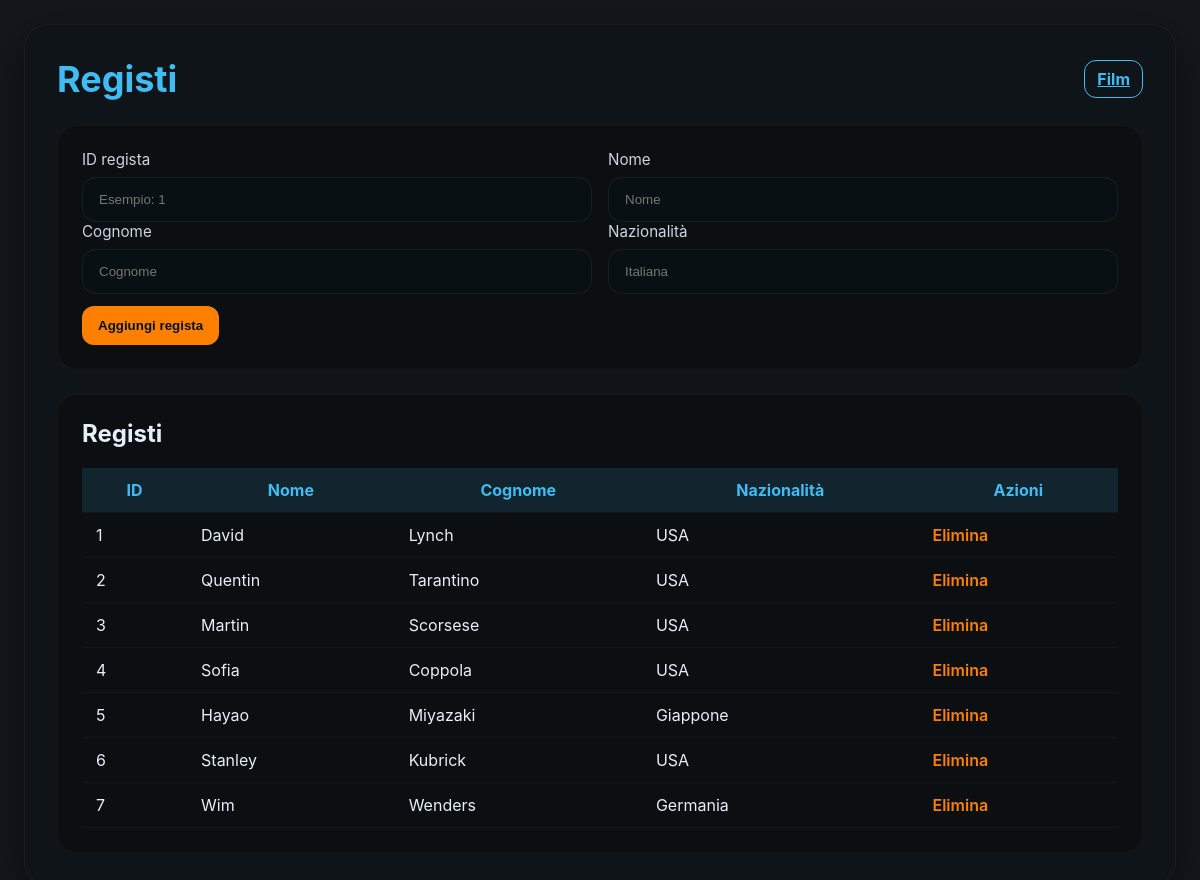
The page /registi.php on the database as committed earlier.
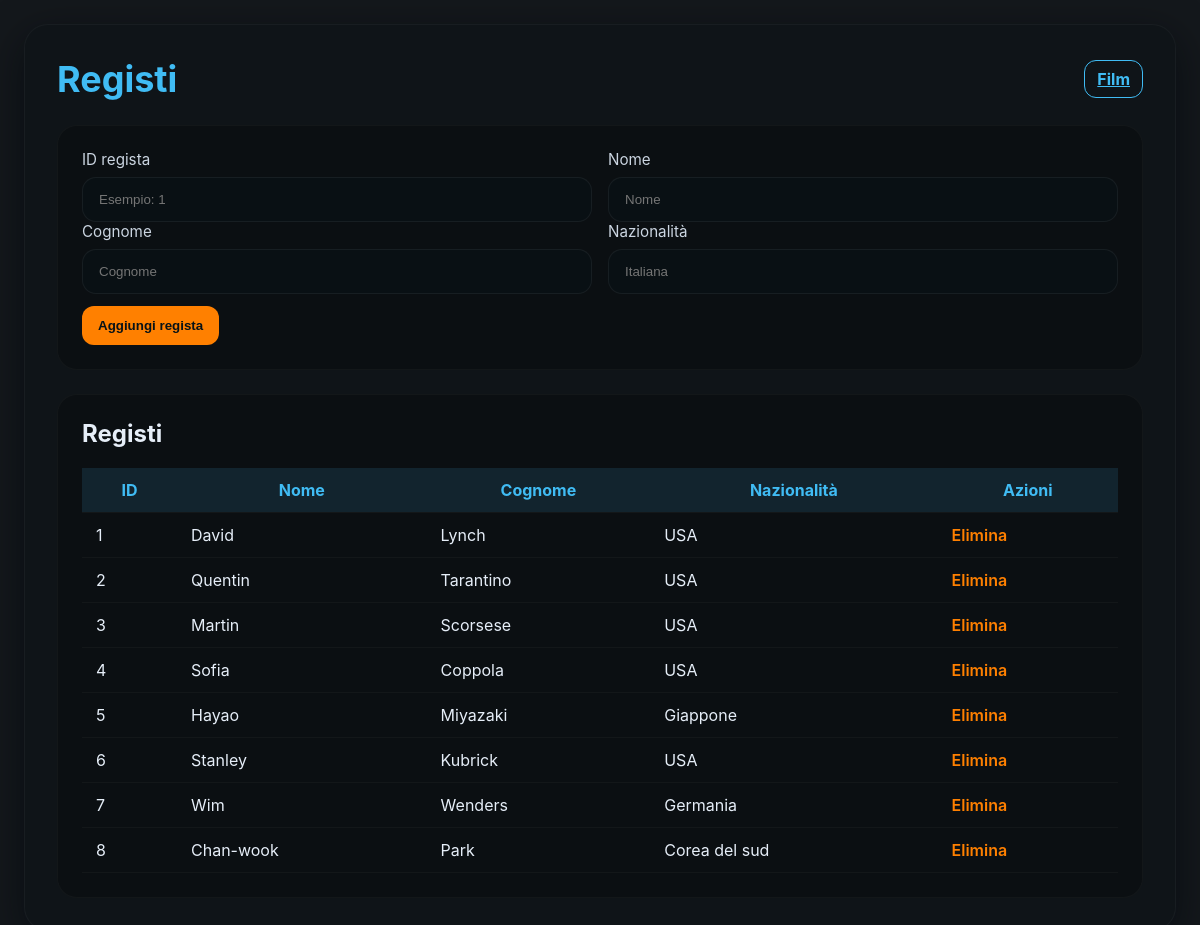
The same page on the database as committed later.
### tables this page shows
CREATE TABLE `Registi` (
  `id_regista` int(11) NOT NULL,
  `nome` varchar(50) NOT NULL,
  `cognome` varchar(50) NOT NULL,
  `nazionalita` varchar(50) DEFAULT NULL
);

### registi.php (the view, shortened to what this page needs)
<?php include 'connessione.php'; ?>
<!DOCTYPE html>
<html lang="it">
<head>
</head>
<body>
<main>
    <section class="panel">
        <div class="hero">
            <div style="display:flex;align-items:center;justify-content:space-between;gap:16px;">
                <h1>Registi</h1>
                <div>
                    <a href="index.php" class="btn" style="background:transparent;color:var(--color-60);border:1px solid var(--color-60);padding:8px 12px;border-radius:12px;">Film</a>
                </div>
            </div>
        </div>
        <div class="content">
            <div class="card">
                <form method="POST" autocomplete="off">
                    <div class="grid-2">
                        <div>
                            <label for="id_regista">ID regista</label>
                            <input type="text" id="id_regista" name="id_regista" placeholder="Esempio: 1" required>
                        </div>
                        <div>
                            <label for="nome">Nome</label>
                            <input type="text" id="nome" name="nome" placeholder="Nome" required>
                        </div>
                    </div>
                    <div class="grid-2">
                        <div>
                            <label for="cognome">Cognome</label>
                            <input type="text" id="cognome" name="cognome" placeholder="Cognome" required>
                        </div>
                        <div>
                            <label for="nazionalita">Nazionalità</label>
                            <input type="text" id="nazionalita" name="nazionalita" placeholder="Italiana" required>
                        </div>
                    </div>
                    <div style="margin-top:12px;">
                        <button type="submit" name="aggiungi_regista" class="btn">Aggiungi regista</button>
                    </div>
                </form>
            </div>
            <div class="card table-wrap">
                <h2 style="margin-top:0;">Registi</h2>
                <table>
                    <thead>
                        <tr>
                            <th>ID</th>
                            <th>Nome</th>
                            <th>Cognome</th>
                            <th>Nazionalità</th>
                            <th>Azioni</th>
                        </tr>
                    </thead>
                    <tbody>
                    <?php
                    $sql = "SELECT * FROM Registi";
                    $result = $conn->query($sql);
                    if ($result) {
                        while ($r = $result->fetch_assoc()) {
                            echo '<tr>';
                            echo '<td>' . htmlspecialchars($r['id_regista']) . '</td>';
                            echo '<td>' . htmlspecialchars($r['nome']) . '</td>';
                            echo '<td>' . htmlspecialchars($r['cognome']) . '</td>';
                            $naz = $r['nazionalit\\xc3\\xa0'] ?? $r['nazionalita'] ?? $r['nazionalità'] ?? '';
                            echo '<td>' . htmlspecialchars($naz) . '</td>';
                            echo '<td><a class="action-link" href="elimina_regista.php?id_regista=' . urlencode($r['id_regista']) . '" onclick="return confirm(\'Confermi eliminazione?\');">Elimina</a></td>';
                            echo '</tr>';
                        }
                    }
                    ?>
                    </tbody>
                </table>
            </div>
        </div>
    </section>
</main>
</body>
</html>

Rows that differ between the two databases and show on the page:
added registi: id_regista "8", nome "Chan-wook", cognome "Park", nazionalita "Corea del sud"
